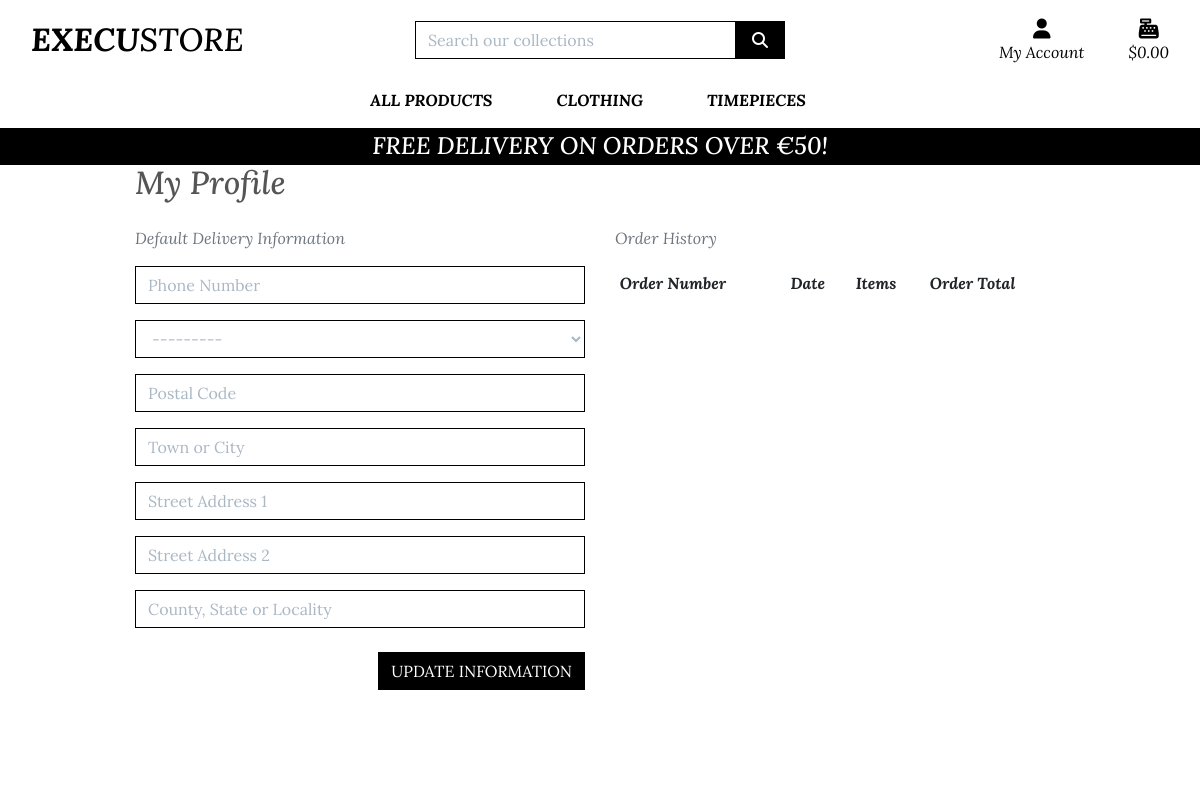
/profile/ (signed in), run on an earlier commit of the app's database.
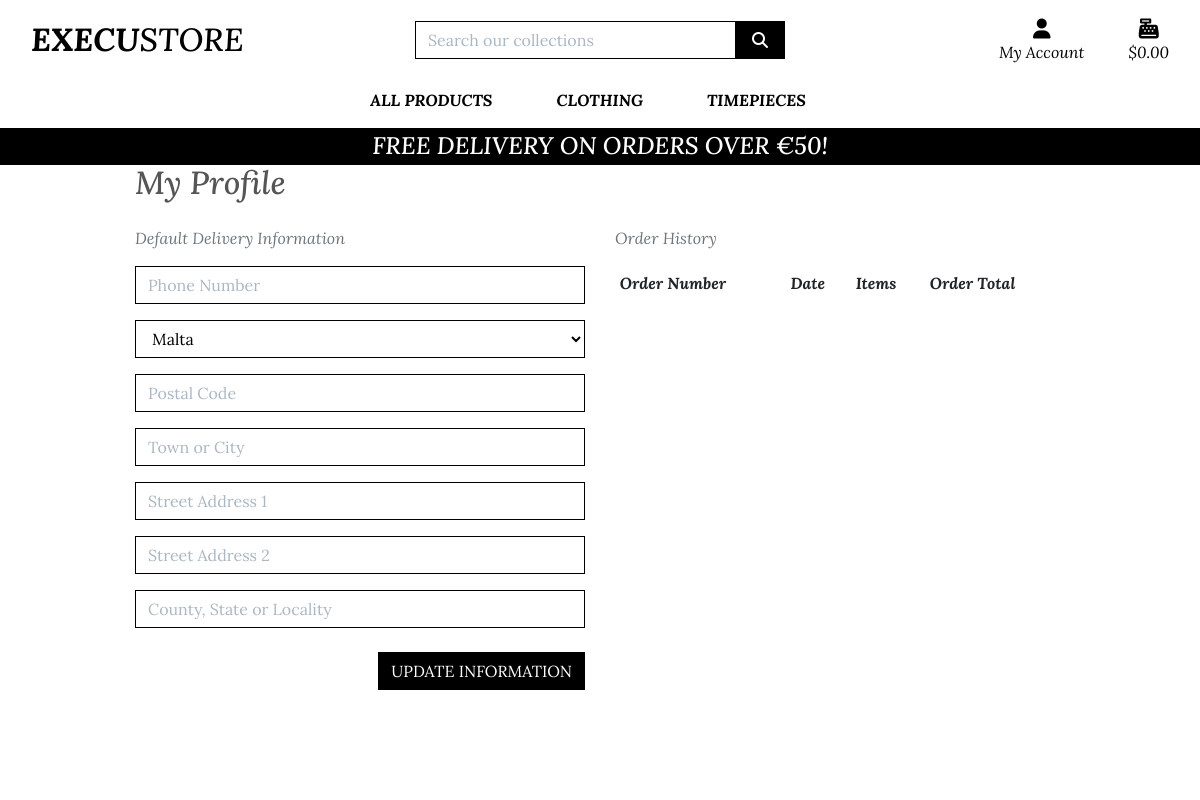
And on a later commit of the database.
### profiles/models.py (models this page shows, shortened)
class UserProfile(models.Model):
    user = models.OneToOneField(User, on_delete=models.CASCADE)
    default_phone_number = models.CharField(max_length=20, null=True, blank=True)
    default_country = CountryField(blank_label='Country *', null=True, blank=True)
    default_postcode = models.CharField(max_length=20, null=True, blank=True)
    default_town_or_city = models.CharField(max_length=40, null=True, blank=True)
    default_street_address1 = models.CharField(max_length=80, null=True, blank=True)
    default_street_address2 = models.CharField(max_length=80, null=True, blank=True)
    default_county = models.CharField(max_length=80, null=True, blank=True)

### profiles/views.py (the view)
# urls.py: path('profile/', include('profiles.urls')),
def profile(request):
    profile = get_object_or_404(UserProfile, user=request.user)
    if request.method == 'POST':
        form = UserProfileForm(request.POST, instance=profile)
        if form.is_valid():
            form.save()
            messages.success(request, 'Profile updated successfully')
    form = UserProfileForm(instance=profile)
    orders = profile.orders.all()
    template = 'profiles/profile.html'
    context = {
        'form': form,
        'orders': orders,
        'on_profile_page': True
    }
    return render(request, template, context)

### profiles/forms.py
class UserProfileForm(forms.ModelForm):
    class Meta:
        model = UserProfile
        exclude = ('user',)
    def __init__(self, *args, **kwargs):
        super().__init__(*args, **kwargs)
        placeholders = {
            'default_phone_number': 'Phone Number',
            'default_postcode': 'Postal Code',
            'default_town_or_city': 'Town or City',
            'default_street_address1': 'Street Address 1',
            'default_street_address2': 'Street Address 2',
            'default_county': 'County, State or Locality',
        }
        self.fields['default_phone_number'].widget.attrs['autofocus'] = True
        for field in self.fields:
            if field != 'default_country':
                if self.fields[field].required:
                    placeholder = f'{placeholders[field]} *'
                else:
                    placeholder = placeholders[field]
                self.fields[field].widget.attrs['placeholder'] = placeholder
            self.fields[field].widget.attrs['class'] = 'border-black rounded-0 profile-form-input'
            self.fields[field].label = False

### profiles/templates/profiles/profile.html (shortened to what this page needs)
{% extends "base.html" %}
{% load static %}
{% block extra_css %}
    <link rel="stylesheet" href="{% static 'profiles/css/profile.css' %}">
{% endblock %}
{% block page_header %}
    <div class="container header-container">
    </div>
{% endblock %}
{% block content %}
    <div class="overlay"></div>
    <div class="container products-page">
        <div class="row padding-top">
            <div class="col ">
                <h2 class=" mb-4">My Profile</h2>
            </div>
        </div>
        <div class="row profile-page">
            <div class="col-12 col-lg-6">
                <p class="text-muted">Default Delivery Information</p>
                <form class="mt-3" action="{% url 'profile' %}" method="POST" id="profile-update-form">
                    {{ form|crispy }}
                    <button class="btn btn-black rounded-0 text-uppercase my-2 float-right">Update Information</button>
                </form>
            </div>
            <div class="col-12 col-lg-6">
                <p class="text-muted">Order History</p>
                <div class="order-history table-responsive">
                    <table class="table table-sm table-borderless">
                        <thead>
                            <tr>
                                <th>Order Number</th>
                                <th>Date</th>
                                <th>Items</th>
                                <th>Order Total</th>
                            </tr>
                        </thead>
                    </table>
                </div>
            </div>
        </div>
{% endblock %}

What changed in the data, as far as the page shows it:
changed UserProfile: default_country "---------" → "Malta"
